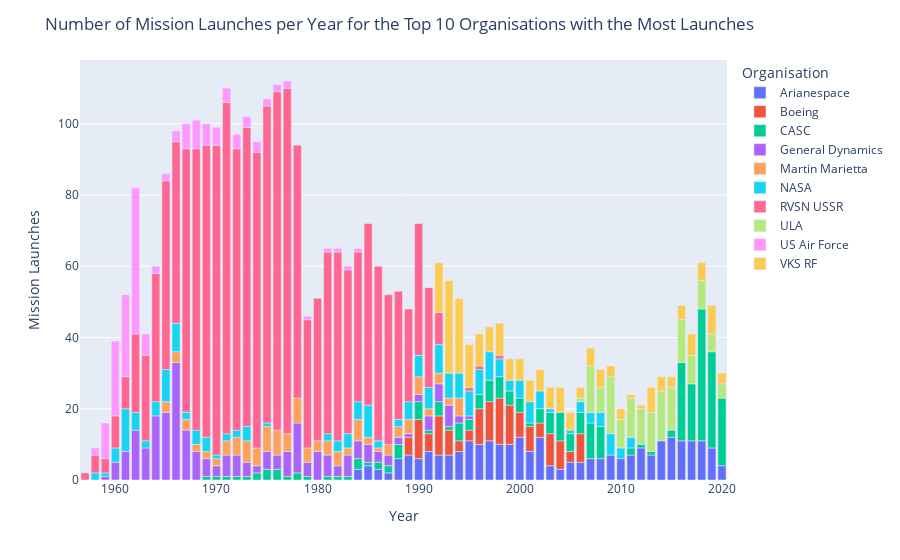

The code cell stored with this chart in its notebook:
### Code cell
bar = px.bar(
    data_frame=number_launches_by_top_organizations_per_year,
    x=number_launches_by_top_organizations_per_year.Date_Time_Objects,
    y=number_launches_by_top_organizations_per_year["count"],
    color=number_launches_by_top_organizations_per_year.Organisation
)

bar.update_layout(
    title="Number of Mission Launches per Year for the Top 10 Organisations with the Most Launches",
    xaxis_title="Year",
    yaxis_title="Mission Launches",
)

bar.show()

### Figure 1 — Plotly figure (JSON) as saved in the notebook; plotly's stock layout.template omitted (floating-point values rounded to 4 significant figures)
{"data": [{"hovertemplate": "Organisation=Arianespace<br>Date_Time_Objects=%{x}<br>count=%{y}<extra></extra>", "legendgroup": "Arianespace", "marker": {"color": "#636efa", "pattern": {"shape": ""}}, "name": "Arianespace", "orientation": "v", "showlegend": true, "textposition": "auto", "type": "bar", "x": [1984, 1985, 1986, 1987, 1988, 1989, 1990, 1991, 1992, 1993, 1994, 1995, 1996, 1997, 1998, 1999, 2000, 2001, 2002, 2003, 2004, 2005, 2006, 2007, 2008, 2009, 2010, 2011, 2012, 2013, 2014, 2015, 2016, 2017, 2018, 2019, 2020], "xaxis": "x", "y": [3, 4, 3, 2, 6, 7, 6, 8, 7, 7, 8, 11, 10, 11, 10, 10, 12, 8, 12, 4, 3, 5, 5, 6, 6, 7, 6, 7, 9, 7, 11, 12, 11, 11, 11, 9, 4], "yaxis": "y"}, {"hovertemplate": "Organisation=Boeing<br>Date_Time_Objects=%{x}<br>count=%{y}<extra></extra>", "legendgroup": "Boeing", "marker": {"color": "#EF553B", "pattern": {"shape": ""}}, "name": "Boeing", "orientation": "v", "showlegend": true, "textposition": "auto", "type": "bar", "x": [1989, 1990, 1991, 1992, 1993, 1994, 1995, 1996, 1997, 1998, 1999, 2000, 2001, 2002, 2003, 2004, 2005, 2006], "xaxis": "x", "y": [5, 11, 5, 11, 7, 3, 3, 10, 11, 13, 11, 7, 7, 4, 9, 8, 3, 8], "yaxis": "y"}, {"hovertemplate": "Organisation=CASC<br>Date_Time_Objects=%{x}<br>count=%{y}<extra></extra>", "legendgroup": "CASC", "marker": {"color": "#00cc96", "pattern": {"shape": ""}}, "name": "CASC", "orientation": "v", "showlegend": true, "textposition": "auto", "type": "bar", "x": [1969, 1970, 1971, 1972, 1973, 1974, 1975, 1976, 1977, 1978, 1979, 1981, 1982, 1983, 1984, 1985, 1986, 1987, 1988, 1990, 1991, 1992, 1993, 1994, 1995, 1996, 1997, 1998, 1999, 2000, 2001, 2002, 2003, 2004, 2005, 2006, 2007, 2008, 2011, 2012, 2013, 2015, 2016, 2017, 2018, 2019, 2020], "xaxis": "x", "y": [1, 1, 1, 1, 1, 2, 3, 3, 1, 2, 1, 1, 1, 1, 3, 1, 2, 2, 4, 5, 1, 4, 1, 5, 3, 4, 6, 6, 4, 4, 1, 4, 6, 8, 5, 6, 10, 9, 2, 1, 1, 2, 22, 16, 37, 27, 19], "yaxis": "y"}, {"hovertemplate": "Organisation=General Dynamics<br>Date_Time_Objects=%{x}<br>count=%{y}<extra></extra>", "legendgroup": "General Dynamics", "marker": {"color": "#ab63fa", "pattern": {"shape": ""}}, "name": "General Dynamics", "orientation": "v", "showlegend": true, "textposition": "auto", "type": "bar", "x": [1959, 1960, 1961, 1962, 1963, 1964, 1965, 1966, 1967, 1968, 1969, 1970, 1971, 1972, 1973, 1974, 1975, 1976, 1977, 1978, 1979, 1980, 1981, 1982, 1983, 1984, 1985, 1986, 1987, 1988, 1989, 1990, 1991, 1992, 1993, 1994, 1995], "xaxis": "x", "y": [1, 5, 8, 14, 9, 18, 19, 33, 14, 8, 5, 3, 6, 6, 4, 2, 5, 4, 7, 14, 4, 8, 6, 3, 6, 5, 5, 3, 3, 2, 1, 2, 4, 5, 6, 2, 1], "yaxis": "y"}, {"hovertemplate": "Organisation=Martin Marietta<br>Date_Time_Objects=%{x}<br>count=%{y}<extra></extra>", "legendgroup": "Martin Marietta", "marker": {"color": "#FFA15A", "pattern": {"shape": ""}}, "name": "Martin Marietta", "orientation": "v", "showlegend": true, "textposition": "auto", "type": "bar", "x": [1965, 1966, 1967, 1968, 1969, 1970, 1971, 1972, 1973, 1974, 1975, 1976, 1977, 1978, 1979, 1980, 1981, 1982, 1983, 1984, 1985, 1986, 1987, 1988, 1989, 1990, 1991, 1992, 1993, 1994], "xaxis": "x", "y": [3, 3, 3, 2, 2, 2, 4, 5, 6, 5, 7, 7, 5, 7, 4, 3, 4, 4, 2, 6, 2, 1, 3, 3, 4, 5, 2, 3, 2, 5], "yaxis": "y"}, {"hovertemplate": "Organisation=NASA<br>Date_Time_Objects=%{x}<br>count=%{y}<extra></extra>", "legendgroup": "NASA", "marker": {"color": "#19d3f3", "pattern": {"shape": ""}}, "name": "NASA", "orientation": "v", "showlegend": true, "textposition": "auto", "type": "bar", "x": [1958, 1959, 1960, 1961, 1962, 1963, 1964, 1965, 1966, 1967, 1968, 1969, 1970, 1971, 1972, 1973, 1975, 1981, 1982, 1983, 1984, 1985, 1986, 1988, 1989, 1990, 1991, 1992, 1993, 1994, 1995, 1996, 1997, 1998, 1999, 2000, 2001, 2002, 2003, 2005, 2006, 2007, 2008, 2009, 2010, 2011], "xaxis": "x", "y": [2, 1, 4, 12, 5, 2, 4, 9, 8, 2, 4, 4, 1, 2, 2, 4, 1, 2, 3, 4, 5, 9, 2, 2, 5, 6, 6, 8, 7, 7, 7, 7, 8, 5, 3, 5, 6, 5, 1, 1, 3, 3, 4, 6, 3, 3], "yaxis": "y"}, {"hovertemplate": "Organisation=RVSN USSR<br>Date_Time_Objects=%{x}<br>count=%{y}<extra></extra>", "legendgroup": "RVSN USSR", "marker": {"color": "#FF6692", "pattern": {"shape": ""}}, "name": "RVSN USSR", "orientation": "v", "showlegend": true, "textposition": "auto", "type": "bar", "x": [1957, 1958, 1959, 1960, 1961, 1962, 1963, 1964, 1965, 1966, 1967, 1968, 1969, 1970, 1971, 1972, 1973, 1974, 1975, 1976, 1977, 1978, 1979, 1980, 1981, 1982, 1983, 1984, 1985, 1986, 1987, 1988, 1989, 1990, 1991, 1992, 1995, 1996, 1998], "xaxis": "x", "y": [2, 5, 4, 9, 9, 22, 24, 36, 53, 51, 74, 79, 82, 87, 93, 79, 84, 83, 89, 95, 97, 71, 36, 40, 51, 53, 46, 42, 51, 49, 42, 36, 26, 37, 28, 9, 1, 1, 1], "yaxis": "y"}, {"hovertemplate": "Organisation=ULA<br>Date_Time_Objects=%{x}<br>count=%{y}<extra></extra>", "legendgroup": "ULA", "marker": {"color": "#B6E880", "pattern": {"shape": ""}}, "name": "ULA", "orientation": "v", "showlegend": true, "textposition": "auto", "type": "bar", "x": [2006, 2007, 2008, 2009, 2010, 2011, 2012, 2013, 2014, 2015, 2016, 2017, 2018, 2019, 2020], "xaxis": "x", "y": [1, 13, 7, 16, 8, 11, 10, 11, 14, 12, 12, 8, 8, 5, 4], "yaxis": "y"}, {"hovertemplate": "Organisation=US Air Force<br>Date_Time_Objects=%{x}<br>count=%{y}<extra></extra>", "legendgroup": "US Air Force", "marker": {"color": "#FF97FF", "pattern": {"shape": ""}}, "name": "US Air Force", "orientation": "v", "showlegend": true, "textposition": "auto", "type": "bar", "x": [1958, 1959, 1960, 1961, 1962, 1963, 1964, 1965, 1966, 1967, 1968, 1969, 1970, 1971, 1972, 1973, 1974, 1975, 1976, 1977, 1979, 1981, 1982, 1983, 1984], "xaxis": "x", "y": [2, 10, 21, 23, 41, 6, 2, 2, 3, 7, 8, 6, 5, 4, 4, 3, 3, 2, 2, 2, 1, 1, 1, 1, 1], "yaxis": "y"}, {"hovertemplate": "Organisation=VKS RF<br>Date_Time_Objects=%{x}<br>count=%{y}<extra></extra>", "legendgroup": "VKS RF", "marker": {"color": "#FECB52", "pattern": {"shape": ""}}, "name": "VKS RF", "orientation": "v", "showlegend": true, "textposition": "auto", "type": "bar", "x": [1992, 1993, 1994, 1995, 1996, 1997, 1998, 1999, 2000, 2001, 2002, 2003, 2004, 2005, 2006, 2007, 2008, 2009, 2010, 2011, 2012, 2013, 2014, 2015, 2016, 2017, 2018, 2019, 2020], "xaxis": "x", "y": [14, 26, 21, 12, 9, 7, 9, 6, 6, 6, 6, 6, 7, 5, 3, 5, 5, 3, 3, 1, 1, 7, 4, 3, 4, 6, 5, 8, 3], "yaxis": "y"}], "layout": {"barmode": "relative", "legend": {"title": {"text": "Organisation"}, "tracegroupgap": 0}, "margin": {"t": 60}, "title": {"text": "Number of Mission Launches per Year for the Top 10 Organisations with the Most Launches"}, "xaxis": {"anchor": "y", "domain": [0, 1], "title": {"text": "Year"}}, "yaxis": {"anchor": "x", "domain": [0, 1], "title": {"text": "Mission Launches"}}}}
